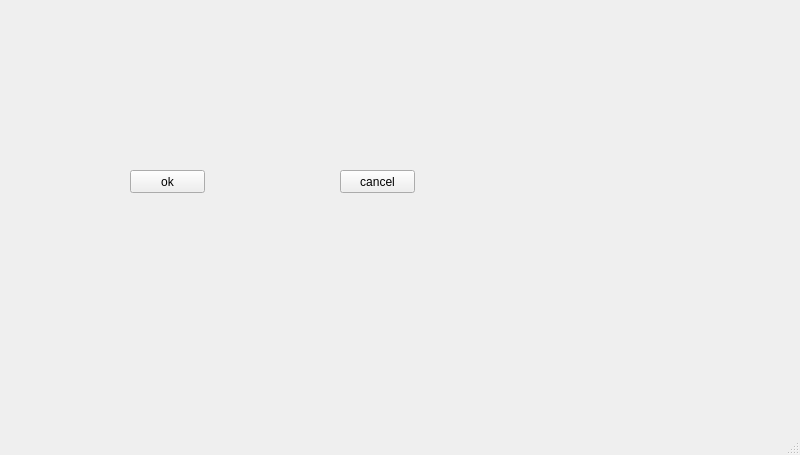
<?xml version="1.0" encoding="UTF-8"?>
<ui version="4.0">
 <class>MainWindow</class>
 <widget class="QMainWindow" name="MainWindow">
  <property name="geometry">
   <rect>
    <x>0</x>
    <y>0</y>
    <width>800</width>
    <height>455</height>
   </rect>
  </property>
  <property name="windowTitle">
   <string>MainWindow</string>
  </property>
  <widget class="QWidget" name="centralwidget">
   <widget class="QPushButton" name="pushButton">
    <property name="geometry">
     <rect>
      <x>130</x>
      <y>170</y>
      <width>75</width>
      <height>23</height>
     </rect>
    </property>
    <property name="text">
     <string>ok</string>
    </property>
   </widget>
   <widget class="QPushButton" name="pushButton_2">
    <property name="geometry">
     <rect>
      <x>340</x>
      <y>170</y>
      <width>75</width>
      <height>23</height>
     </rect>
    </property>
    <property name="text">
     <string>cancel</string>
    </property>
   </widget>
  </widget>
  <widget class="QMenuBar" name="menubar">
   <property name="geometry">
    <rect>
     <x>0</x>
     <y>0</y>
     <width>800</width>
     <height>23</height>
    </rect>
   </property>
  </widget>
  <widget class="QStatusBar" name="statusbar"/>
 </widget>
 <resources/>
 <connections/>
</ui>
